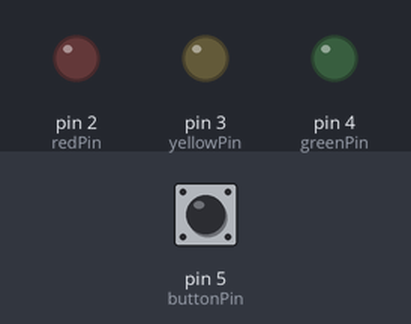
Simulated run of this sketch. Board: Arduino Uno, built with avr-gcc and run on an emulated ATmega328P. Parts: output pins drawn as LEDs (lit = HIGH). The test bench sets the inputs (shaded band); at power-on: pin 5 (buttonPin) LOW.

Above: at 1.2 s.
1.3 s: pin 5 (buttonPin) pulled HIGH for 3.2 s
At 4.6 s:
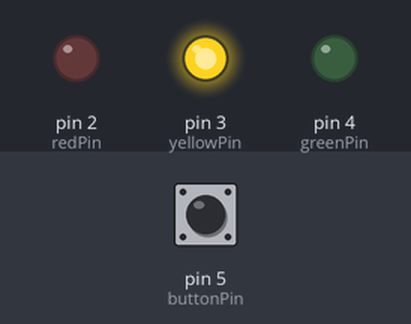
6.0 s: pin 5 (buttonPin) pulled HIGH for 0.15 s
At 7.1 s:
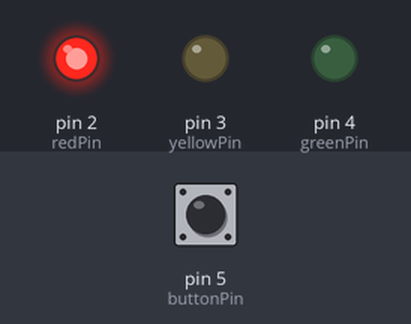
7.6 s: pin 5 (buttonPin) pulled HIGH for 1 s
At 8.3 s:
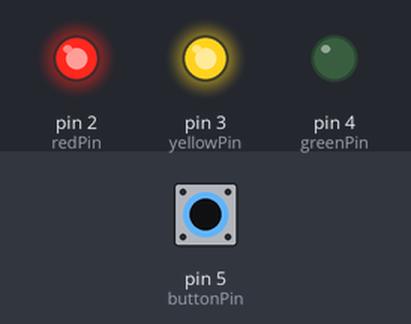
Timing chart, 0 to 10.6 s (numbered marks = the images above; inputs shaded):
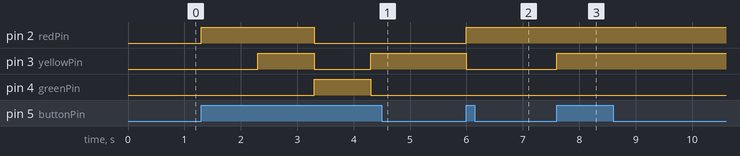

Measured:
- after the input at 1.3 s, pin 2 (redPin): LOW → HIGH at once, → LOW 2.0 s later; pin 3 (yellowPin): LOW → HIGH after 1.0 s, → LOW 1.0 s later, → HIGH 1.0 s later; pin 4 (greenPin): LOW → HIGH after 2.0 s, → LOW 1.0 s later
- after the input at 6.0 s, pin 2 (redPin): LOW → HIGH at once; pin 3 (yellowPin): HIGH → LOW at once
- after the input at 7.6 s, pin 3 (yellowPin): LOW → HIGH at once

The sketch:

traffic_light.ino
```cpp
const int redPin = 2;
const int yellowPin = 3;
const int greenPin = 4;
const int buttonPin = 5;
int state = 0;

void setup()
{
pinMode(redPin, OUTPUT);
pinMode(yellowPin, OUTPUT);
pinMode(greenPin, OUTPUT);
pinMode(buttonPin, INPUT);
}
void loop()
{
  if (digitalRead(buttonPin))
  {
    if (state == 0)
    {
      setLights(HIGH, LOW, LOW);
      state = 1;
    }
    else if (state == 1)
    {
      setLights(HIGH, HIGH, LOW);
      state = 2;
    }
    else if (state == 2)
    {
      setLights(LOW, LOW, HIGH);
      state = 3;
    }
    else if (state == 3)
    {
      setLights(LOW, HIGH, LOW);
      state = 0;
    }
    delay(1000);
  }
}

void setLights(int red, int yellow, int green)
{
  digitalWrite(redPin, red);
  digitalWrite(yellowPin, yellow);
  digitalWrite(greenPin, green);
}
```

new_traffic_light.ino
```cpp
struct State{
	uint8_t out;
	uint32_t wait;
	uint8_t next[4];
};
typedef struct State SType;
#define goN 0
#define waitN 1
#define goE 2
#define waitE 3

SType FSM[4] = {
	{0x21, 3000, {goN, waitN, goN, waitN}}, //goN
	{0x22, 500, {goE, goE, goE, goE}}, //waitN
	{0x0C, 3000, {goE, goE, waitE, waitE}}, //goE
	{0x14, 500, {goN, goN, goN, goN}}  //waitE
};
uint8_t initState;

int main(){
	uint8_t input;

  DDRC |= 0x3F;
  DDRD &= ~(0x03);
	initState = waitE;

	while(1){
	PORTC = FSM[initState].out;
	delay(FSM[initState].wait);
	input = ~(PORTD & 0x03);
	initState = FSM[initState].next[input];
	}
}
```
